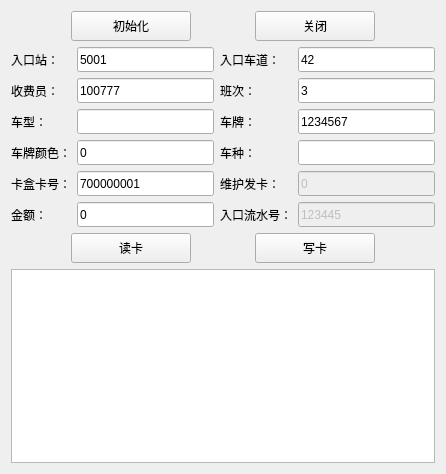
<?xml version="1.0" encoding="UTF-8"?>
<ui version="4.0">
 <class>TestCardReader</class>
 <widget class="QWidget" name="TestCardReader">
  <property name="geometry">
   <rect>
    <x>0</x>
    <y>0</y>
    <width>446</width>
    <height>474</height>
   </rect>
  </property>
  <property name="windowTitle">
   <string>Form</string>
  </property>
  <layout class="QGridLayout" name="gridLayout_2">
   <item row="0" column="0">
    <spacer name="horizontalSpacer">
     <property name="orientation">
      <enum>Qt::Horizontal</enum>
     </property>
     <property name="sizeHint" stdset="0">
      <size>
       <width>82</width>
       <height>20</height>
      </size>
     </property>
    </spacer>
   </item>
   <item row="0" column="2">
    <spacer name="horizontalSpacer_2">
     <property name="orientation">
      <enum>Qt::Horizontal</enum>
     </property>
     <property name="sizeHint" stdset="0">
      <size>
       <width>81</width>
       <height>20</height>
      </size>
     </property>
    </spacer>
   </item>
   <item row="0" column="4">
    <spacer name="horizontalSpacer_3">
     <property name="orientation">
      <enum>Qt::Horizontal</enum>
     </property>
     <property name="sizeHint" stdset="0">
      <size>
       <width>82</width>
       <height>20</height>
      </size>
     </property>
    </spacer>
   </item>
   <item row="1" column="0" colspan="5">
    <layout class="QGridLayout" name="gridLayout_3">
     <item row="0" column="0">
      <widget class="QLabel" name="label_14">
       <property name="minimumSize">
        <size>
         <width>0</width>
         <height>25</height>
        </size>
       </property>
       <property name="text">
        <string>入口站：</string>
       </property>
      </widget>
     </item>
     <item row="0" column="1">
      <widget class="QLineEdit" name="t_entrystation">
       <property name="minimumSize">
        <size>
         <width>0</width>
         <height>25</height>
        </size>
       </property>
       <property name="text">
        <string>5001</string>
       </property>
      </widget>
     </item>
     <item row="0" column="2" colspan="2">
      <widget class="QLabel" name="label_15">
       <property name="minimumSize">
        <size>
         <width>0</width>
         <height>25</height>
        </size>
       </property>
       <property name="text">
        <string>入口车道：</string>
       </property>
      </widget>
     </item>
     <item row="0" column="4">
      <widget class="QLineEdit" name="t_laneid">
       <property name="minimumSize">
        <size>
         <width>0</width>
         <height>25</height>
        </size>
       </property>
       <property name="text">
        <string>42</string>
       </property>
      </widget>
     </item>
     <item row="1" column="0">
      <widget class="QLabel" name="label_16">
       <property name="minimumSize">
        <size>
         <width>0</width>
         <height>25</height>
        </size>
       </property>
       <property name="text">
        <string>收费员：</string>
       </property>
      </widget>
     </item>
     <item row="1" column="1">
      <widget class="QLineEdit" name="t_oper">
       <property name="minimumSize">
        <size>
         <width>0</width>
         <height>25</height>
        </size>
       </property>
       <property name="text">
        <string>100777</string>
       </property>
      </widget>
     </item>
     <item row="1" column="2" colspan="2">
      <widget class="QLabel" name="label_17">
       <property name="minimumSize">
        <size>
         <width>0</width>
         <height>25</height>
        </size>
       </property>
       <property name="text">
        <string>班次：</string>
       </property>
      </widget>
     </item>
     <item row="1" column="4">
      <widget class="QLineEdit" name="t_shift">
       <property name="minimumSize">
        <size>
         <width>0</width>
         <height>25</height>
        </size>
       </property>
       <property name="text">
        <string>3</string>
       </property>
      </widget>
     </item>
     <item row="2" column="0">
      <widget class="QLabel" name="label_18">
       <property name="minimumSize">
        <size>
         <width>0</width>
         <height>25</height>
        </size>
       </property>
       <property name="text">
        <string>车型：</string>
       </property>
      </widget>
     </item>
     <item row="2" column="1">
      <widget class="QLineEdit" name="t_vctype">
       <property name="minimumSize">
        <size>
         <width>0</width>
         <height>25</height>
        </size>
       </property>
       <property name="text">
        <string/>
       </property>
      </widget>
     </item>
     <item row="2" column="2" colspan="2">
      <widget class="QLabel" name="label_19">
       <property name="minimumSize">
        <size>
         <width>0</width>
         <height>25</height>
        </size>
       </property>
       <property name="text">
        <string>车牌：</string>
       </property>
      </widget>
     </item>
     <item row="2" column="4">
      <widget class="QLineEdit" name="t_vlp">
       <property name="minimumSize">
        <size>
         <width>0</width>
         <height>25</height>
        </size>
       </property>
       <property name="text">
        <string>1234567</string>
       </property>
      </widget>
     </item>
     <item row="3" column="0">
      <widget class="QLabel" name="label_20">
       <property name="minimumSize">
        <size>
         <width>0</width>
         <height>25</height>
        </size>
       </property>
       <property name="text">
        <string>车牌颜色：</string>
       </property>
      </widget>
     </item>
     <item row="3" column="1">
      <widget class="QLineEdit" name="t_vlpc">
       <property name="minimumSize">
        <size>
         <width>0</width>
         <height>25</height>
        </size>
       </property>
       <property name="text">
        <string>0</string>
       </property>
      </widget>
     </item>
     <item row="3" column="2" colspan="2">
      <widget class="QLabel" name="label_21">
       <property name="minimumSize">
        <size>
         <width>0</width>
         <height>25</height>
        </size>
       </property>
       <property name="text">
        <string>车种：</string>
       </property>
      </widget>
     </item>
     <item row="3" column="4">
      <widget class="QLineEdit" name="t_vccode">
       <property name="minimumSize">
        <size>
         <width>0</width>
         <height>25</height>
        </size>
       </property>
      </widget>
     </item>
     <item row="4" column="0">
      <widget class="QLabel" name="label_22">
       <property name="minimumSize">
        <size>
         <width>0</width>
         <height>25</height>
        </size>
       </property>
       <property name="text">
        <string>卡盒卡号：</string>
       </property>
      </widget>
     </item>
     <item row="4" column="1">
      <widget class="QLineEdit" name="t_cardboxid">
       <property name="minimumSize">
        <size>
         <width>0</width>
         <height>25</height>
        </size>
       </property>
       <property name="text">
        <string>700000001</string>
       </property>
      </widget>
     </item>
     <item row="4" column="2" colspan="2">
      <widget class="QLabel" name="label_23">
       <property name="minimumSize">
        <size>
         <width>0</width>
         <height>25</height>
        </size>
       </property>
       <property name="text">
        <string>维护发卡：</string>
       </property>
      </widget>
     </item>
     <item row="4" column="4">
      <widget class="QLineEdit" name="t_Maintenance">
       <property name="enabled">
        <bool>false</bool>
       </property>
       <property name="minimumSize">
        <size>
         <width>0</width>
         <height>25</height>
        </size>
       </property>
       <property name="text">
        <string>0</string>
       </property>
      </widget>
     </item>
     <item row="5" column="0">
      <widget class="QLabel" name="label_24">
       <property name="minimumSize">
        <size>
         <width>0</width>
         <height>25</height>
        </size>
       </property>
       <property name="text">
        <string>金额：</string>
       </property>
      </widget>
     </item>
     <item row="5" column="1">
      <widget class="QLineEdit" name="t_money">
       <property name="enabled">
        <bool>true</bool>
       </property>
       <property name="minimumSize">
        <size>
         <width>0</width>
         <height>25</height>
        </size>
       </property>
       <property name="text">
        <string>0</string>
       </property>
      </widget>
     </item>
     <item row="5" column="2" colspan="2">
      <widget class="QLabel" name="label_25">
       <property name="minimumSize">
        <size>
         <width>0</width>
         <height>25</height>
        </size>
       </property>
       <property name="text">
        <string>入口流水号：</string>
       </property>
      </widget>
     </item>
     <item row="5" column="4">
      <widget class="QLineEdit" name="t_recindex">
       <property name="enabled">
        <bool>false</bool>
       </property>
       <property name="minimumSize">
        <size>
         <width>0</width>
         <height>25</height>
        </size>
       </property>
       <property name="text">
        <string>123445</string>
       </property>
      </widget>
     </item>
    </layout>
   </item>
   <item row="3" column="0" colspan="5">
    <widget class="QTextEdit" name="t_pstext"/>
   </item>
   <item row="0" column="3">
    <widget class="QToolButton" name="pb_close">
     <property name="minimumSize">
      <size>
       <width>120</width>
       <height>30</height>
      </size>
     </property>
     <property name="text">
      <string>关闭</string>
     </property>
    </widget>
   </item>
   <item row="0" column="1">
    <widget class="QToolButton" name="pb_init">
     <property name="minimumSize">
      <size>
       <width>120</width>
       <height>30</height>
      </size>
     </property>
     <property name="text">
      <string>初始化</string>
     </property>
    </widget>
   </item>
   <item row="2" column="1">
    <widget class="QToolButton" name="pb_readcard">
     <property name="minimumSize">
      <size>
       <width>120</width>
       <height>30</height>
      </size>
     </property>
     <property name="text">
      <string>读卡</string>
     </property>
    </widget>
   </item>
   <item row="2" column="3">
    <widget class="QToolButton" name="writecard">
     <property name="minimumSize">
      <size>
       <width>120</width>
       <height>30</height>
      </size>
     </property>
     <property name="text">
      <string>写卡</string>
     </property>
    </widget>
   </item>
  </layout>
 </widget>
 <resources/>
 <connections/>
</ui>
